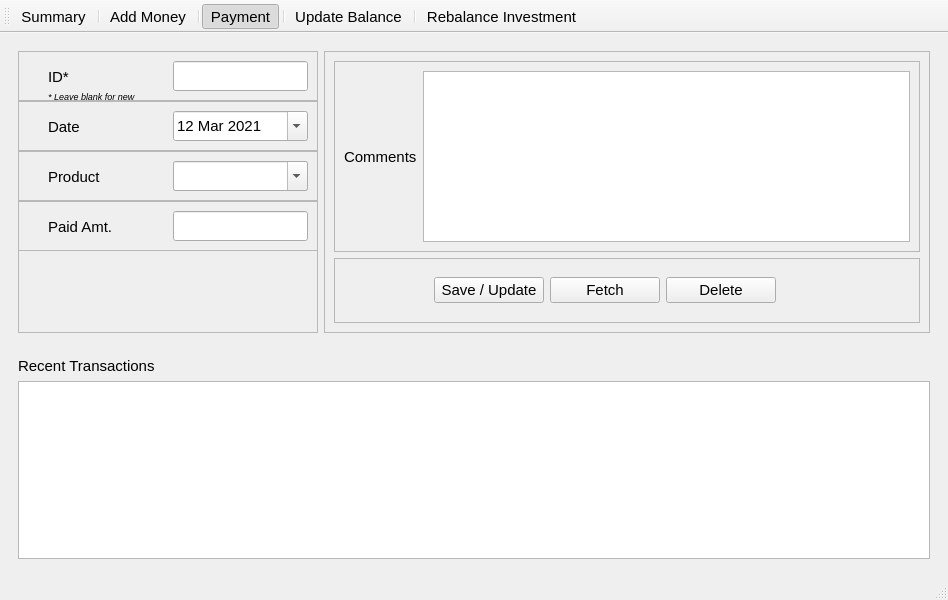
<?xml version="1.0" encoding="UTF-8"?>
<ui version="4.0">
 <class>ui_PaymentPage</class>
 <widget class="QMainWindow" name="ui_PaymentPage">
  <property name="geometry">
   <rect>
    <x>0</x>
    <y>0</y>
    <width>948</width>
    <height>600</height>
   </rect>
  </property>
  <property name="font">
   <font>
    <family>Segoe UI</family>
    <pointsize>11</pointsize>
   </font>
  </property>
  <property name="windowTitle">
   <string>Mobile Recharge Tracker</string>
  </property>
  <widget class="QWidget" name="centralwidget">
   <layout class="QHBoxLayout" name="horizontalLayout">
    <item>
     <layout class="QVBoxLayout" name="verticalLayout">
      <item>
       <widget class="QWidget" name="wid1_topSection" native="true">
        <property name="sizePolicy">
         <sizepolicy hsizetype="Expanding" vsizetype="Fixed">
          <horstretch>0</horstretch>
          <verstretch>0</verstretch>
         </sizepolicy>
        </property>
        <property name="minimumSize">
         <size>
          <width>0</width>
          <height>300</height>
         </size>
        </property>
        <property name="maximumSize">
         <size>
          <width>16777215</width>
          <height>300</height>
         </size>
        </property>
        <property name="autoFillBackground">
         <bool>false</bool>
        </property>
        <layout class="QHBoxLayout" name="horizontalLayout_2">
         <item>
          <widget class="QFrame" name="frame1_left">
           <property name="sizePolicy">
            <sizepolicy hsizetype="Fixed" vsizetype="Preferred">
             <horstretch>0</horstretch>
             <verstretch>0</verstretch>
            </sizepolicy>
           </property>
           <property name="minimumSize">
            <size>
             <width>300</width>
             <height>0</height>
            </size>
           </property>
           <property name="maximumSize">
            <size>
             <width>300</width>
             <height>16777215</height>
            </size>
           </property>
           <property name="sizeIncrement">
            <size>
             <width>0</width>
             <height>0</height>
            </size>
           </property>
           <property name="frameShape">
            <enum>QFrame::StyledPanel</enum>
           </property>
           <property name="frameShadow">
            <enum>QFrame::Raised</enum>
           </property>
           <widget class="QFrame" name="qf1_ID">
            <property name="geometry">
             <rect>
              <x>0</x>
              <y>0</y>
              <width>300</width>
              <height>50</height>
             </rect>
            </property>
            <property name="sizePolicy">
             <sizepolicy hsizetype="Preferred" vsizetype="Preferred">
              <horstretch>0</horstretch>
              <verstretch>0</verstretch>
             </sizepolicy>
            </property>
            <property name="frameShape">
             <enum>QFrame::StyledPanel</enum>
            </property>
            <property name="frameShadow">
             <enum>QFrame::Raised</enum>
            </property>
            <widget class="QLabel" name="label_ID">
             <property name="geometry">
              <rect>
               <x>30</x>
               <y>3</y>
               <width>120</width>
               <height>45</height>
              </rect>
             </property>
             <property name="text">
              <string>ID*</string>
             </property>
            </widget>
            <widget class="QLineEdit" name="lineEdit_ID">
             <property name="geometry">
              <rect>
               <x>155</x>
               <y>10</y>
               <width>135</width>
               <height>30</height>
              </rect>
             </property>
            </widget>
            <widget class="QLabel" name="label_ID_2">
             <property name="geometry">
              <rect>
               <x>30</x>
               <y>30</y>
               <width>120</width>
               <height>30</height>
              </rect>
             </property>
             <property name="font">
              <font>
               <pointsize>7</pointsize>
               <italic>true</italic>
              </font>
             </property>
             <property name="text">
              <string>* Leave blank for new</string>
             </property>
            </widget>
           </widget>
           <widget class="QFrame" name="qf2_Date">
            <property name="geometry">
             <rect>
              <x>0</x>
              <y>50</y>
              <width>300</width>
              <height>50</height>
             </rect>
            </property>
            <property name="sizePolicy">
             <sizepolicy hsizetype="Preferred" vsizetype="Preferred">
              <horstretch>0</horstretch>
              <verstretch>0</verstretch>
             </sizepolicy>
            </property>
            <property name="frameShape">
             <enum>QFrame::StyledPanel</enum>
            </property>
            <property name="frameShadow">
             <enum>QFrame::Raised</enum>
            </property>
            <widget class="QLabel" name="alabel_Date">
             <property name="geometry">
              <rect>
               <x>30</x>
               <y>3</y>
               <width>120</width>
               <height>45</height>
              </rect>
             </property>
             <property name="text">
              <string>Date</string>
             </property>
            </widget>
            <widget class="QDateEdit" name="dateEdit">
             <property name="geometry">
              <rect>
               <x>155</x>
               <y>10</y>
               <width>135</width>
               <height>30</height>
              </rect>
             </property>
             <property name="sizePolicy">
              <sizepolicy hsizetype="Expanding" vsizetype="Fixed">
               <horstretch>0</horstretch>
               <verstretch>0</verstretch>
              </sizepolicy>
             </property>
             <property name="dateTime">
              <datetime>
               <hour>0</hour>
               <minute>0</minute>
               <second>0</second>
               <year>2021</year>
               <month>3</month>
               <day>12</day>
              </datetime>
             </property>
             <property name="minimumDate">
              <date>
               <year>2020</year>
               <month>1</month>
               <day>1</day>
              </date>
             </property>
             <property name="calendarPopup">
              <bool>true</bool>
             </property>
            </widget>
           </widget>
           <widget class="QFrame" name="qf3_Product">
            <property name="geometry">
             <rect>
              <x>0</x>
              <y>100</y>
              <width>300</width>
              <height>50</height>
             </rect>
            </property>
            <property name="sizePolicy">
             <sizepolicy hsizetype="Preferred" vsizetype="Preferred">
              <horstretch>0</horstretch>
              <verstretch>0</verstretch>
             </sizepolicy>
            </property>
            <property name="frameShape">
             <enum>QFrame::StyledPanel</enum>
            </property>
            <property name="frameShadow">
             <enum>QFrame::Raised</enum>
            </property>
            <widget class="QLabel" name="alabel_Product">
             <property name="geometry">
              <rect>
               <x>30</x>
               <y>3</y>
               <width>120</width>
               <height>45</height>
              </rect>
             </property>
             <property name="text">
              <string>Product</string>
             </property>
            </widget>
            <widget class="QLineEdit" name="lineEdit_Product">
             <property name="geometry">
              <rect>
               <x>155</x>
               <y>10</y>
               <width>135</width>
               <height>30</height>
              </rect>
             </property>
            </widget>
            <widget class="QComboBox" name="comboBox">
             <property name="geometry">
              <rect>
               <x>155</x>
               <y>10</y>
               <width>135</width>
               <height>30</height>
              </rect>
             </property>
             <property name="sizePolicy">
              <sizepolicy hsizetype="Expanding" vsizetype="Fixed">
               <horstretch>0</horstretch>
               <verstretch>0</verstretch>
              </sizepolicy>
             </property>
             <property name="editable">
              <bool>true</bool>
             </property>
             <property name="modelColumn">
              <number>0</number>
             </property>
            </widget>
           </widget>
           <widget class="QFrame" name="qf4_PaidAmt">
            <property name="geometry">
             <rect>
              <x>0</x>
              <y>150</y>
              <width>300</width>
              <height>50</height>
             </rect>
            </property>
            <property name="sizePolicy">
             <sizepolicy hsizetype="Preferred" vsizetype="Preferred">
              <horstretch>0</horstretch>
              <verstretch>0</verstretch>
             </sizepolicy>
            </property>
            <property name="frameShape">
             <enum>QFrame::StyledPanel</enum>
            </property>
            <property name="frameShadow">
             <enum>QFrame::Raised</enum>
            </property>
            <widget class="QLabel" name="label_PaidAmt">
             <property name="geometry">
              <rect>
               <x>30</x>
               <y>3</y>
               <width>120</width>
               <height>45</height>
              </rect>
             </property>
             <property name="text">
              <string>Paid Amt.</string>
             </property>
            </widget>
            <widget class="QLineEdit" name="lineEdit_PaidAmt">
             <property name="geometry">
              <rect>
               <x>155</x>
               <y>10</y>
               <width>135</width>
               <height>30</height>
              </rect>
             </property>
            </widget>
           </widget>
          </widget>
         </item>
         <item>
          <widget class="QFrame" name="frame2_right">
           <property name="frameShape">
            <enum>QFrame::StyledPanel</enum>
           </property>
           <property name="frameShadow">
            <enum>QFrame::Raised</enum>
           </property>
           <layout class="QVBoxLayout" name="verticalLayout_2">
            <item>
             <widget class="QFrame" name="frame">
              <property name="frameShape">
               <enum>QFrame::StyledPanel</enum>
              </property>
              <property name="frameShadow">
               <enum>QFrame::Raised</enum>
              </property>
              <layout class="QHBoxLayout" name="horizontalLayout_5">
               <item>
                <widget class="QLabel" name="label">
                 <property name="text">
                  <string>Comments</string>
                 </property>
                </widget>
               </item>
               <item>
                <widget class="QTextEdit" name="textEdit"/>
               </item>
              </layout>
             </widget>
            </item>
            <item>
             <widget class="QFrame" name="frame_2">
              <property name="sizePolicy">
               <sizepolicy hsizetype="Preferred" vsizetype="Fixed">
                <horstretch>0</horstretch>
                <verstretch>0</verstretch>
               </sizepolicy>
              </property>
              <property name="minimumSize">
               <size>
                <width>0</width>
                <height>65</height>
               </size>
              </property>
              <property name="maximumSize">
               <size>
                <width>16777215</width>
                <height>65</height>
               </size>
              </property>
              <property name="frameShape">
               <enum>QFrame::StyledPanel</enum>
              </property>
              <property name="frameShadow">
               <enum>QFrame::Raised</enum>
              </property>
              <layout class="QHBoxLayout" name="horizontalLayout_4">
               <item>
                <spacer name="horizontalSpacer">
                 <property name="orientation">
                  <enum>Qt::Horizontal</enum>
                 </property>
                 <property name="sizeType">
                  <enum>QSizePolicy::Fixed</enum>
                 </property>
                 <property name="sizeHint" stdset="0">
                  <size>
                   <width>90</width>
                   <height>20</height>
                  </size>
                 </property>
                </spacer>
               </item>
               <item>
                <widget class="QPushButton" name="btn1_sav">
                 <property name="sizePolicy">
                  <sizepolicy hsizetype="Minimum" vsizetype="Fixed">
                   <horstretch>0</horstretch>
                   <verstretch>0</verstretch>
                  </sizepolicy>
                 </property>
                 <property name="minimumSize">
                  <size>
                   <width>110</width>
                   <height>0</height>
                  </size>
                 </property>
                 <property name="text">
                  <string>Save / Update</string>
                 </property>
                </widget>
               </item>
               <item>
                <widget class="QPushButton" name="btn2_fetch">
                 <property name="minimumSize">
                  <size>
                   <width>110</width>
                   <height>0</height>
                  </size>
                 </property>
                 <property name="text">
                  <string>Fetch</string>
                 </property>
                </widget>
               </item>
               <item>
                <widget class="QPushButton" name="btn3_delete">
                 <property name="minimumSize">
                  <size>
                   <width>110</width>
                   <height>0</height>
                  </size>
                 </property>
                 <property name="text">
                  <string>Delete</string>
                 </property>
                </widget>
               </item>
               <item>
                <spacer name="horizontalSpacer_2">
                 <property name="orientation">
                  <enum>Qt::Horizontal</enum>
                 </property>
                 <property name="sizeHint" stdset="0">
                  <size>
                   <width>40</width>
                   <height>20</height>
                  </size>
                 </property>
                </spacer>
               </item>
              </layout>
             </widget>
            </item>
           </layout>
          </widget>
         </item>
        </layout>
       </widget>
      </item>
      <item>
       <widget class="QWidget" name="wid2_bottomSection" native="true">
        <layout class="QVBoxLayout" name="verticalLayout_3">
         <item>
          <widget class="QLabel" name="label_2">
           <property name="text">
            <string>Recent Transactions</string>
           </property>
          </widget>
         </item>
         <item>
          <widget class="QTableWidget" name="tableWidget"/>
         </item>
        </layout>
       </widget>
      </item>
     </layout>
    </item>
   </layout>
  </widget>
  <widget class="QStatusBar" name="statusbar"/>
  <widget class="QToolBar" name="toolBar">
   <property name="windowTitle">
    <string>toolBar</string>
   </property>
   <property name="allowedAreas">
    <set>Qt::AllToolBarAreas</set>
   </property>
   <property name="toolButtonStyle">
    <enum>Qt::ToolButtonTextOnly</enum>
   </property>
   <attribute name="toolBarArea">
    <enum>TopToolBarArea</enum>
   </attribute>
   <attribute name="toolBarBreak">
    <bool>false</bool>
   </attribute>
   <addaction name="tool_summary"/>
   <addaction name="separator"/>
   <addaction name="tool_addMoney"/>
   <addaction name="separator"/>
   <addaction name="tool_payment"/>
   <addaction name="separator"/>
   <addaction name="tool_updateBalance"/>
   <addaction name="separator"/>
   <addaction name="tool_rebalanceInvestment"/>
  </widget>
  <action name="tool_addMoney">
   <property name="checkable">
    <bool>true</bool>
   </property>
   <property name="checked">
    <bool>false</bool>
   </property>
   <property name="text">
    <string>Add Money</string>
   </property>
  </action>
  <action name="tool_payment">
   <property name="checkable">
    <bool>true</bool>
   </property>
   <property name="checked">
    <bool>true</bool>
   </property>
   <property name="text">
    <string>Payment</string>
   </property>
  </action>
  <action name="tool_updateBalance">
   <property name="checkable">
    <bool>true</bool>
   </property>
   <property name="text">
    <string>Update Balance</string>
   </property>
  </action>
  <action name="tool_rebalanceInvestment">
   <property name="checkable">
    <bool>true</bool>
   </property>
   <property name="text">
    <string>Rebalance Investment</string>
   </property>
  </action>
  <action name="tool_summary">
   <property name="checkable">
    <bool>true</bool>
   </property>
   <property name="checked">
    <bool>false</bool>
   </property>
   <property name="text">
    <string>Summary</string>
   </property>
  </action>
 </widget>
 <resources/>
 <connections/>
</ui>
